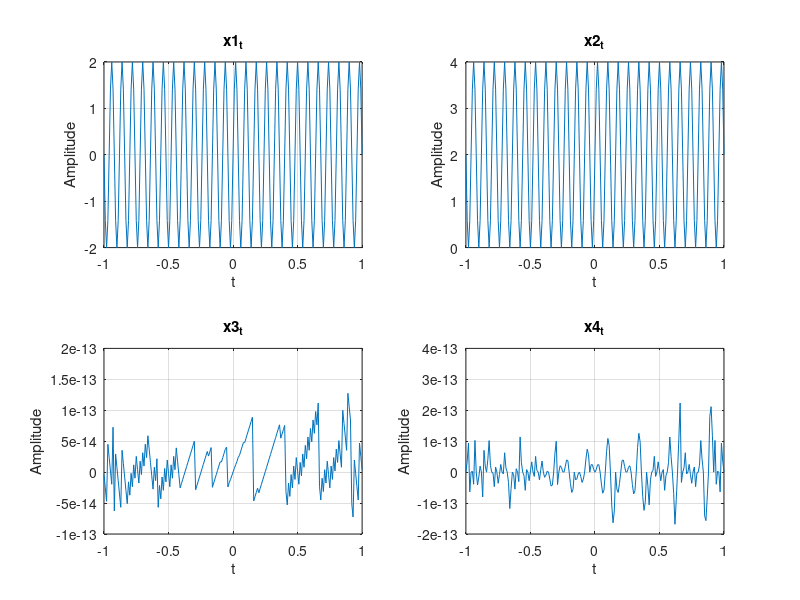

Recreate this plot in MATLAB.
clear;clc;
%a)
t=-1:0.01:1;
f1=10;
x1_t=2*sin(2.5*pi*f1*t);
subplot(2,2,1);plot (t,x1_t);title('x1_t');
xlabel('t');ylabel('Amplitude');
grid on
%b)
x2_t=2+x1_t;
subplot(2,2,2);plot (t,x2_t);title('x2_t');
xlabel('t');ylabel('Amplitude');
grid on
%c)
f3=10*f1;
x3_t=sin(2*pi*f3*t);
subplot(2,2,3);plot (t,x3_t);title('x3_t');
xlabel('t');ylabel('Amplitude');
grid on
%d)
x4_t=(x1_t).*(x3_t);
subplot(2,2,4);plot (t,x4_t);title('x4_t');
xlabel('t');ylabel('Amplitude');
grid on